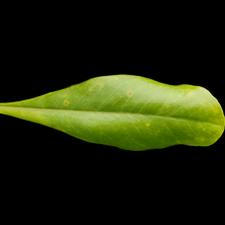
#> input picture temp_image.png, 225 x 225 px
$ python -i ekstraksi.kmeans.py   (imports and definitions only)
#> lines starting #> are read from the running program, lines starting #| are printed output that depends on the picture; after the words box and inside, x2 and y2 are one past the last pixel; in counts of white or black regions, pixels touching at a corner belong together
#> further down, picture is the input picture: shape (225, 225, 3); mean B, G, R 10.4, 36.1, 30.1
import cv2
import numpy as np

def process_with_kmeans(image):
    # Preprocessing
    gray_image = cv2.cvtColor(np.array(image), cv2.COLOR_BGR2GRAY)
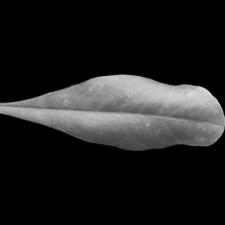
#> gray_image: shape (225, 225); min 0, max 239, mean 31.4
    blurred_image = cv2.GaussianBlur(gray_image, (5, 5), 0)

    # Segmentasi K-Means
    pixel_values = gray_image.reshape((-1, 1)).astype('float32')
    criteria = (cv2.TERM_CRITERIA_EPS + cv2.TERM_CRITERIA_MAX_ITER, 100, 0.2)
    _, labels, centers = cv2.kmeans(pixel_values, 2, None, criteria, 10, cv2.KMEANS_RANDOM_CENTERS)
#> centers = [0.864, 138.2]
    segmented_image = centers[labels.flatten()]
    segmented_image = segmented_image.reshape(gray_image.shape).astype('uint8')
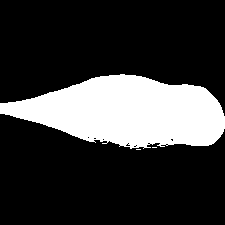
#> segmented_image: shape (225, 225); values 0 (black) and 138 (white), 22.2% white; 3 white regions (2 under 20 px), largest, box (x1, y1, x2, y2) and area: (0, 74, 225, 149) 11245

    # Ekstraksi fitur sederhana (contoh rata-rata intensitas)
    features = np.mean(segmented_image)
#> features = 30.68
    return features

>>> import cv2
>>> picture = cv2.imread('../temp_image.png')
>>> result = process_with_kmeans(picture)
#> result = 30.68
